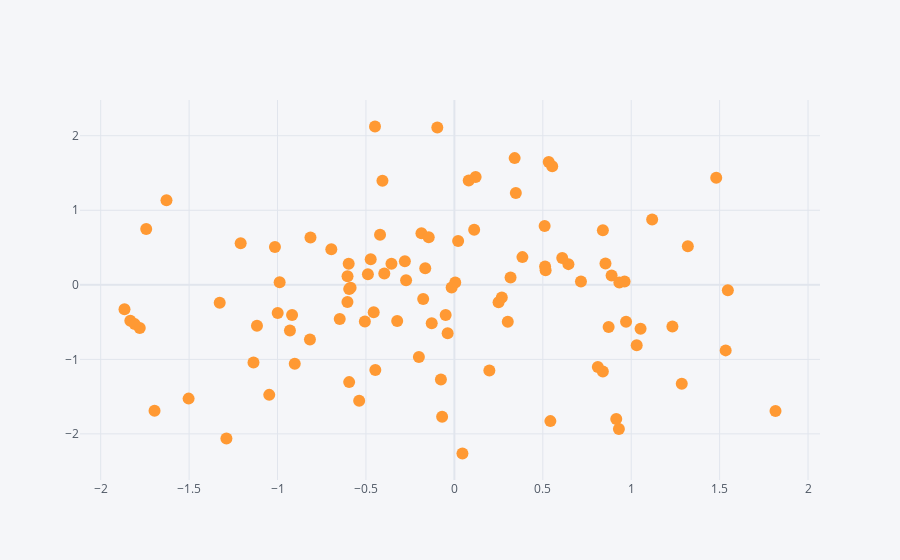

Source (notebook cell):
### Code cell
df.iplot(kind='scatter',x='A',y='B',mode='markers')
#df.iplot(kind='scatter',x='A',y='B',mode='markers',size=20)
